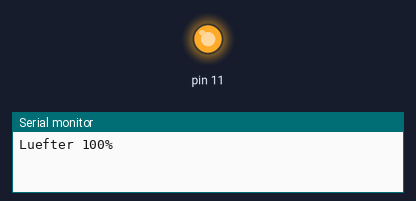
Simulated run of this sketch. Board: Arduino Uno, built with avr-gcc and run on an emulated ATmega328P. On the bench: output pins drawn as LEDs (lit = HIGH), the last lines printed to the serial monitor.

Above: at 0.05 s.
At 4.5 s:
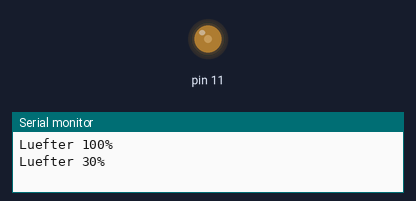
At 9.0 s:
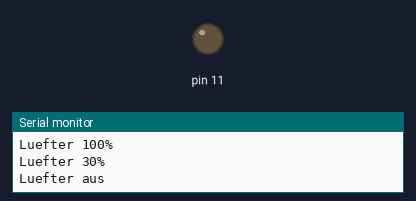
Timing chart, 0 to 11.7 s (numbered marks = the images above):
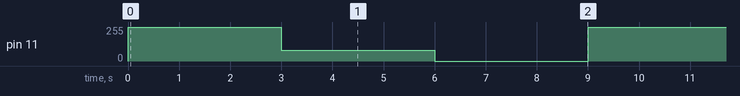

Measured:
- by itself, pin 11: repeats every 9.0 s: 80/255 3.0 s, 0/255 3.0 s, 255/255 3.0 s

The sketch:

fan.ino
```cpp
void setup() {
  Serial.begin(9600);
  pinMode(11, OUTPUT);
}

void loop() {
  Serial.println("Luefter 100%");
  analogWrite(11, 255);   // 255 = volle Drehzahl
  delay(3000);

  Serial.println("Luefter 30%");
  analogWrite(11, 80);    // Teildrehzahl
  delay(3000);

  Serial.println("Luefter aus");
  analogWrite(11, 0);
  delay(3000);
}
```
